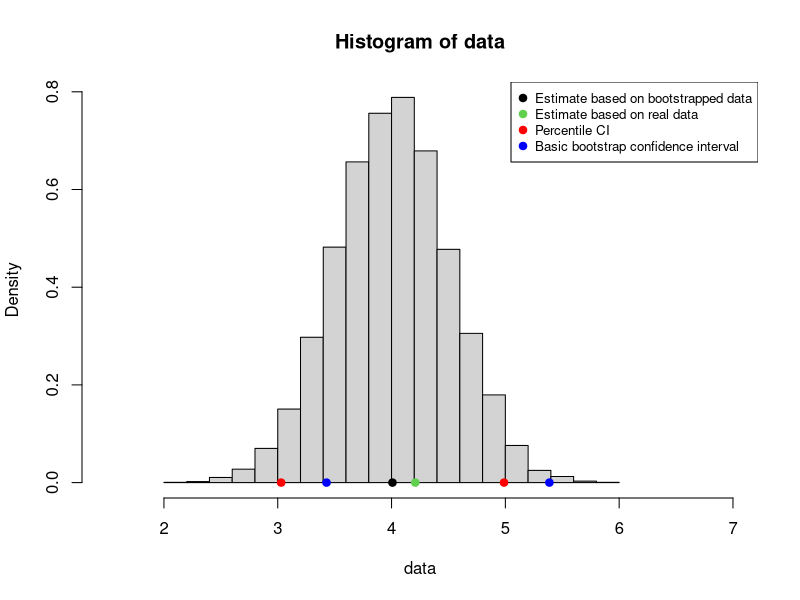

R code for this plot:
# Test on bootstrapping confidence intervals
# Francesca Rosa
# 03/06/2021

data <- rnorm(10000, mean = 4, sd = 0.5)

q97.5 <- quantile(data, probs = 97.5/100)

q2.5 <- quantile(data, probs = 2.5/100)

mean_realdata <- mean(data) + mean(data)*0.05

hist(data, freq = FALSE, xlim = c(1.5,7))
points(x = mean(data), y = 0, col = "black", pch = 19)
points(x = c(q2.5, q97.5), y = c(0,0), col = "red", pch = 19)
points(x = c(2*mean_realdata-q97.5, 2*mean_realdata-q2.5), y = c(0,0), col = "blue", pch = 19)
points(x = mean_realdata, y = 0, col = 3, pch = 19)
#points(x =  2*mean_realdata+q2.5, y = 0, col = 5, pch = 19)

legend("topright", 
       legend = c("Estimate based on bootstrapped data", "Estimate based on real data", "Percentile CI",
                  "Basic bootstrap confidence interval"),
       col = c("black ", 3, "red", "blue"), 
       pt.cex = 1, cex = 0.8, pch = 19)

